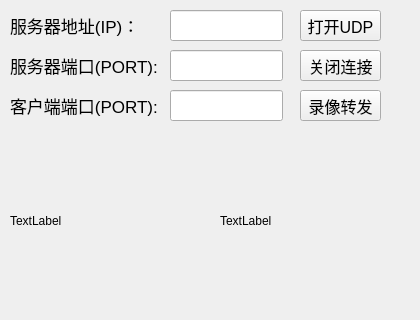
<?xml version="1.0" encoding="UTF-8"?>
<ui version="4.0">
 <class>Widget</class>
 <widget class="QWidget" name="Widget">
  <property name="geometry">
   <rect>
    <x>0</x>
    <y>0</y>
    <width>420</width>
    <height>320</height>
   </rect>
  </property>
  <property name="windowTitle">
   <string>Widget</string>
  </property>
  <widget class="QLabel" name="label">
   <property name="geometry">
    <rect>
     <x>10</x>
     <y>10</y>
     <width>161</width>
     <height>31</height>
    </rect>
   </property>
   <property name="font">
    <font>
     <pointsize>13</pointsize>
    </font>
   </property>
   <property name="text">
    <string>服务器地址(IP)：</string>
   </property>
  </widget>
  <widget class="QLabel" name="label_2">
   <property name="geometry">
    <rect>
     <x>10</x>
     <y>50</y>
     <width>161</width>
     <height>31</height>
    </rect>
   </property>
   <property name="font">
    <font>
     <pointsize>13</pointsize>
    </font>
   </property>
   <property name="text">
    <string>服务器端口(PORT):</string>
   </property>
  </widget>
  <widget class="QLineEdit" name="serverIpLineEdit">
   <property name="geometry">
    <rect>
     <x>170</x>
     <y>10</y>
     <width>113</width>
     <height>31</height>
    </rect>
   </property>
  </widget>
  <widget class="QLineEdit" name="serverPortLineEdit">
   <property name="geometry">
    <rect>
     <x>170</x>
     <y>50</y>
     <width>113</width>
     <height>31</height>
    </rect>
   </property>
  </widget>
  <widget class="QPushButton" name="udpStartPushButton">
   <property name="geometry">
    <rect>
     <x>300</x>
     <y>10</y>
     <width>81</width>
     <height>31</height>
    </rect>
   </property>
   <property name="font">
    <font>
     <pointsize>12</pointsize>
    </font>
   </property>
   <property name="text">
    <string>打开UDP</string>
   </property>
  </widget>
  <widget class="QLabel" name="netInformationLabel">
   <property name="geometry">
    <rect>
     <x>10</x>
     <y>140</y>
     <width>171</width>
     <height>161</height>
    </rect>
   </property>
   <property name="text">
    <string>TextLabel</string>
   </property>
  </widget>
  <widget class="QLineEdit" name="clientPortLineEdit">
   <property name="geometry">
    <rect>
     <x>170</x>
     <y>90</y>
     <width>113</width>
     <height>31</height>
    </rect>
   </property>
  </widget>
  <widget class="QLabel" name="label_3">
   <property name="geometry">
    <rect>
     <x>10</x>
     <y>90</y>
     <width>161</width>
     <height>31</height>
    </rect>
   </property>
   <property name="font">
    <font>
     <pointsize>13</pointsize>
    </font>
   </property>
   <property name="text">
    <string>客户端端口(PORT):</string>
   </property>
  </widget>
  <widget class="QLabel" name="connectInformationShowLabel">
   <property name="geometry">
    <rect>
     <x>220</x>
     <y>140</y>
     <width>171</width>
     <height>161</height>
    </rect>
   </property>
   <property name="text">
    <string>TextLabel</string>
   </property>
  </widget>
  <widget class="QPushButton" name="closeConnectPushButton">
   <property name="geometry">
    <rect>
     <x>300</x>
     <y>50</y>
     <width>81</width>
     <height>31</height>
    </rect>
   </property>
   <property name="font">
    <font>
     <pointsize>12</pointsize>
    </font>
   </property>
   <property name="text">
    <string>关闭连接</string>
   </property>
  </widget>
  <widget class="QPushButton" name="recordVideoPushButton">
   <property name="geometry">
    <rect>
     <x>300</x>
     <y>90</y>
     <width>81</width>
     <height>31</height>
    </rect>
   </property>
   <property name="font">
    <font>
     <pointsize>12</pointsize>
    </font>
   </property>
   <property name="text">
    <string>录像转发</string>
   </property>
  </widget>
 </widget>
 <resources/>
 <connections/>
</ui>
